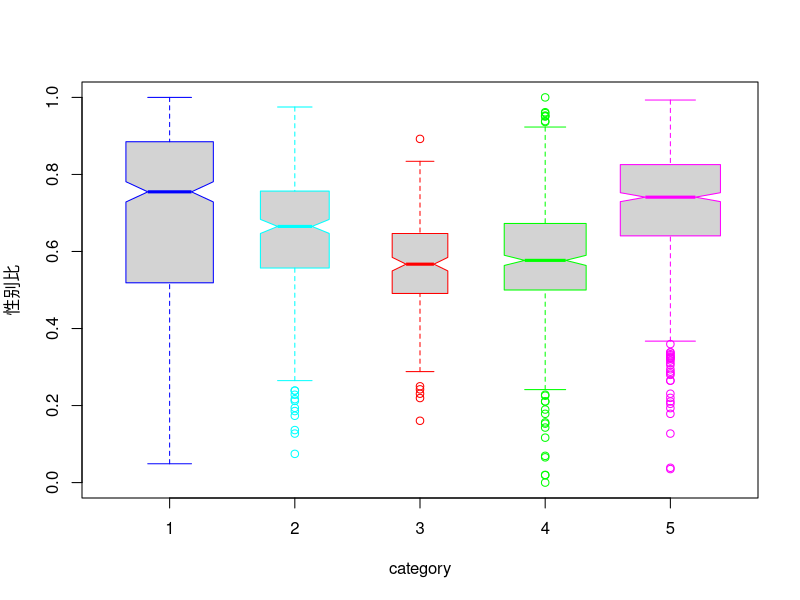
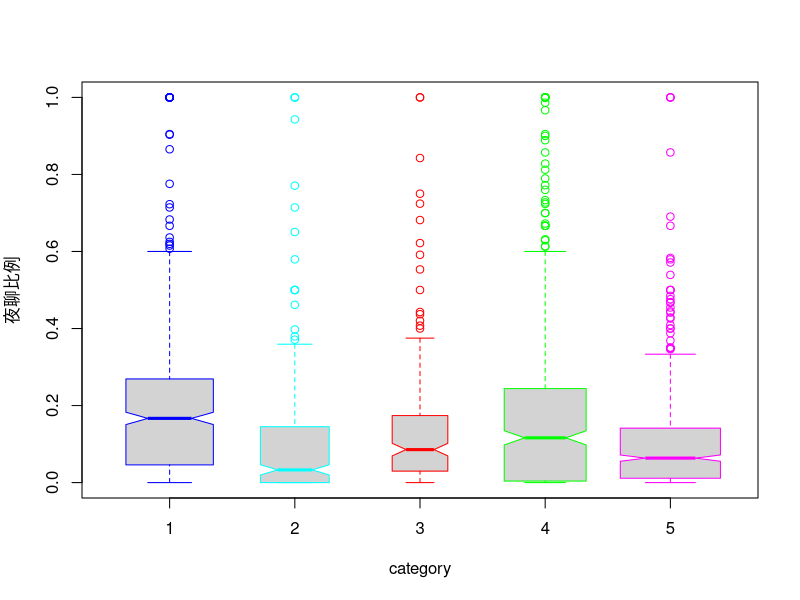
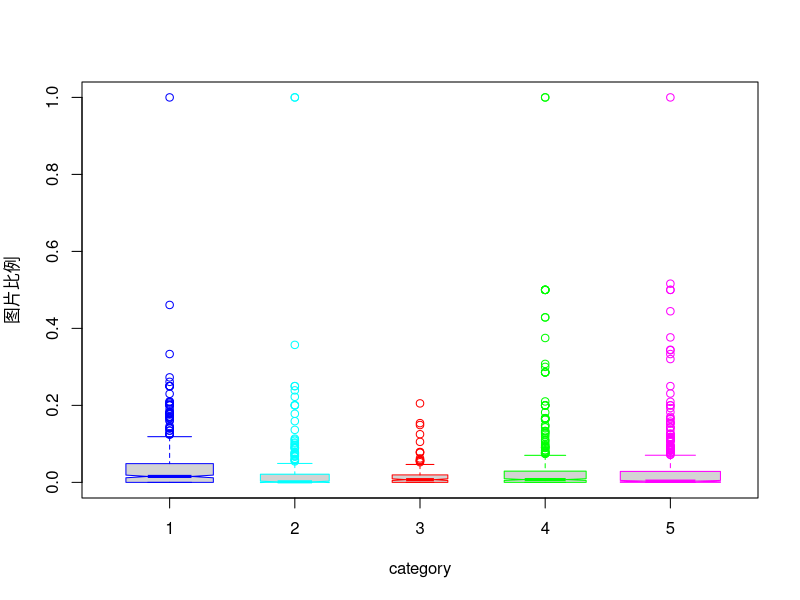

R code for these plots, in order:
# setwd("~/Downloads/课程/博士/大数据分析B/作业/hw1/code")
library(readxl)
data <-  read_excel('data.xlsx')
data$群类别 = as.factor(data$群类别)

category = data[[2]]
sexratio = data[[6]]
yeliaoratio = data[[13]]
photoratio = data[[14]]

png(file="../report/images/5b1.png", bg="transparent")
boxplot(性别比~群类别, data, notch=TRUE, varwidth=TRUE, 
           border=c('blue','cyan','red','green','magenta'),
           xlab='category',ylabel='sexratio')
dev.off()
# oneway.test(性别比~群类别, data, var.equal = T)
fit1 = aov(性别比~群类别, data)
summary(fit1)

png(file="../report/images/5b2.png", bg="transparent")
boxplot(夜聊比例~群类别, data, notch=TRUE, varwidth=TRUE, 
           border=c('blue','cyan','red','green','magenta'),
           xlab='category',ylabel='yeliaoratio')
dev.off()
# oneway.test(夜聊比例~群类别, data, var.equal = T)
fit2 = aov(夜聊比例~群类别, data)
summary(fit2)

png(file="../report/images/5b3.png", bg="transparent")
boxplot(图片比例~群类别, data, notch=TRUE, varwidth=TRUE, 
           border=c('blue','cyan','red','green','magenta'),
           xlab='category',ylabel='photoratio')
dev.off()
# oneway.test(图片比例~群类别, data, var.equal = T)
fit3 = aov(图片比例~群类别, data)
summary(fit3)
